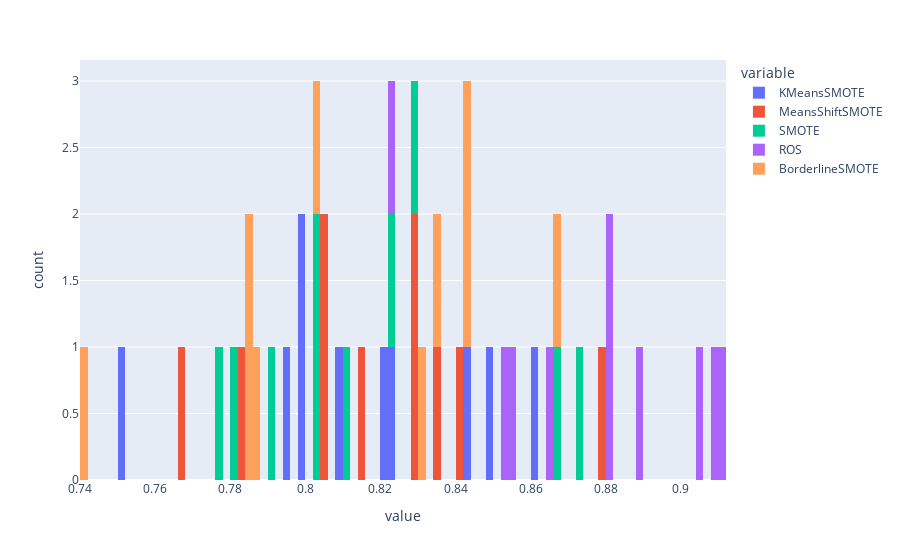
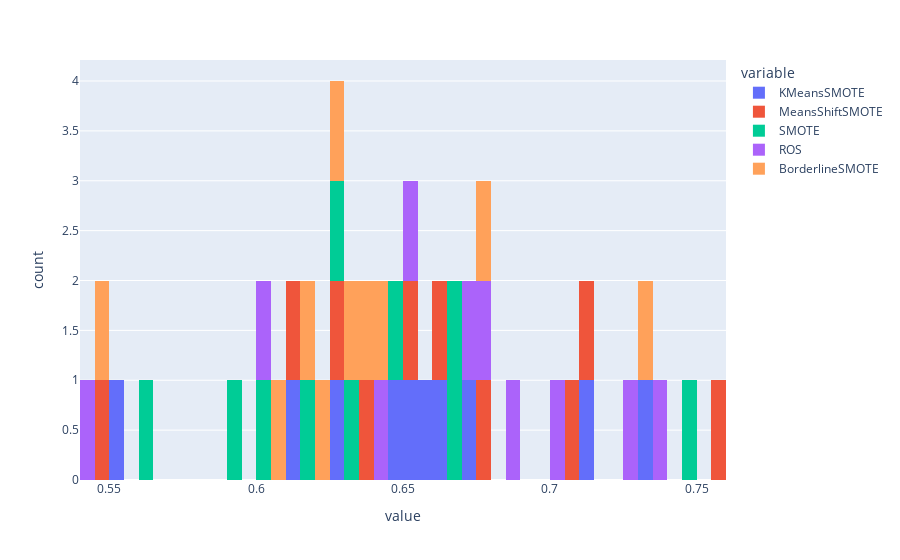
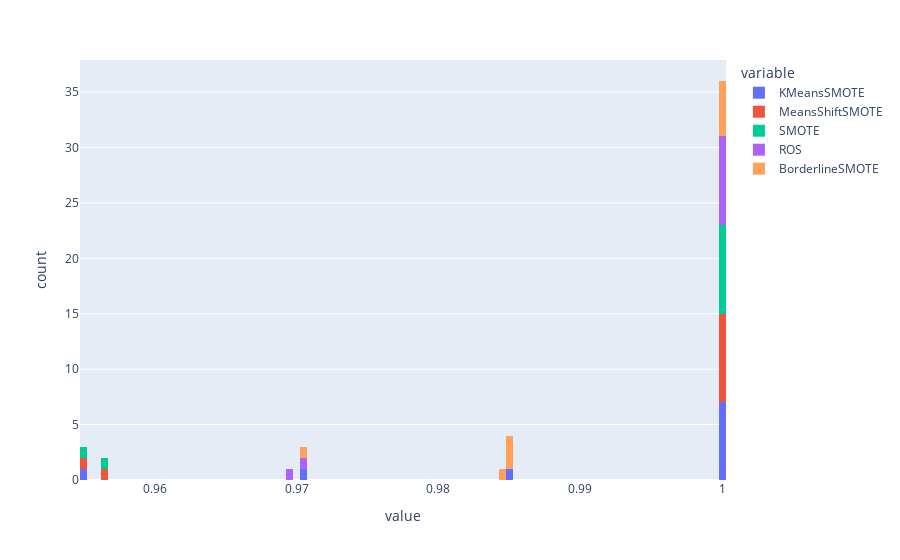
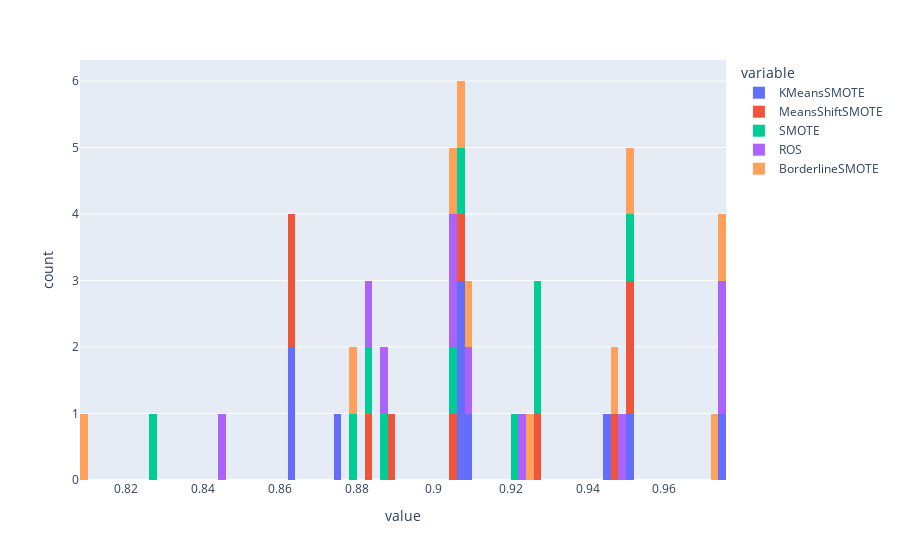

The notebook cell saved with these charts, in order:
### Markdown cell above
##### Przegląd rozkładów metryk w KAŻDYM DATASECIE metricsForEval = 'precission_scores'

### Code cell
import pandas as pd
import plotly.express as px

metricsForEval = 'precission_scores'

viewDF = pd.DataFrame()
for dataset in results:
    for method in results[dataset]:
        viewDF[method] = results[dataset][method][metricsForEval]
        for metryka in results[dataset][method]:
            print('-----dataset: {}-----'.format(dataset))
            print('-----oversampling_memthod: {}-----'.format(method))
            print('-----metryka: {}-----\n'.format(metryka))
            print(results[dataset][method][metryka])
    fig = px.histogram(viewDF, nbins=100)
    fig.show()

### Figure 1 — Plotly figure (JSON) as saved in the notebook; plotly's stock layout.template omitted (floating-point values rounded to 4 significant figures)
{"data": [{"alignmentgroup": "True", "bingroup": "x", "hovertemplate": "variable=KMeansSMOTE<br>value=%{x}<br>count=%{y}<extra></extra>", "legendgroup": "KMeansSMOTE", "marker": {"color": "#636efa", "pattern": {"shape": ""}}, "name": "KMeansSMOTE", "nbinsx": 100, "offsetgroup": "KMeansSMOTE", "orientation": "v", "showlegend": true, "type": "histogram", "x": [0.8095, 0.7984, 0.7984, 0.8226, 0.8203, 0.8607, 0.848, 0.7518, 0.8435, 0.7955], "xaxis": "x", "yaxis": "y"}, {"alignmentgroup": "True", "bingroup": "x", "hovertemplate": "variable=MeansShiftSMOTE<br>value=%{x}<br>count=%{y}<extra></extra>", "legendgroup": "MeansShiftSMOTE", "marker": {"color": "#EF553B", "pattern": {"shape": ""}}, "name": "MeansShiftSMOTE", "nbinsx": 100, "offsetgroup": "MeansShiftSMOTE", "orientation": "v", "showlegend": true, "type": "histogram", "x": [0.8047, 0.8049, 0.8151, 0.8293, 0.8346, 0.8793, 0.8413, 0.7669, 0.8291, 0.7836], "xaxis": "x", "yaxis": "y"}, {"alignmentgroup": "True", "bingroup": "x", "hovertemplate": "variable=SMOTE<br>value=%{x}<br>count=%{y}<extra></extra>", "legendgroup": "SMOTE", "marker": {"color": "#00cc96", "pattern": {"shape": ""}}, "name": "SMOTE", "nbinsx": 100, "offsetgroup": "SMOTE", "orientation": "v", "showlegend": true, "type": "histogram", "x": [0.8031, 0.8033, 0.7903, 0.811, 0.8231, 0.8667, 0.8295, 0.7803, 0.8739, 0.7778], "xaxis": "x", "yaxis": "y"}, {"alignmentgroup": "True", "bingroup": "x", "hovertemplate": "variable=ROS<br>value=%{x}<br>count=%{y}<extra></extra>", "legendgroup": "ROS", "marker": {"color": "#ab63fa", "pattern": {"shape": ""}}, "name": "ROS", "nbinsx": 100, "offsetgroup": "ROS", "orientation": "v", "showlegend": true, "type": "histogram", "x": [0.822, 0.8649, 0.8807, 0.9083, 0.8803, 0.9107, 0.8889, 0.8534, 0.9048, 0.8559], "xaxis": "x", "yaxis": "y"}, {"alignmentgroup": "True", "bingroup": "x", "hovertemplate": "variable=BorderlineSMOTE<br>value=%{x}<br>count=%{y}<extra></extra>", "legendgroup": "BorderlineSMOTE", "marker": {"color": "#FFA15A", "pattern": {"shape": ""}}, "name": "BorderlineSMOTE", "nbinsx": 100, "offsetgroup": "BorderlineSMOTE", "orientation": "v", "showlegend": true, "type": "histogram", "x": [0.7879, 0.8033, 0.7857, 0.843, 0.8346, 0.8667, 0.8308, 0.741, 0.8435, 0.7846], "xaxis": "x", "yaxis": "y"}], "layout": {"barmode": "relative", "legend": {"title": {"text": "variable"}, "tracegroupgap": 0}, "margin": {"t": 60}, "xaxis": {"anchor": "y", "domain": [0, 1], "title": {"text": "value"}}, "yaxis": {"anchor": "x", "domain": [0, 1], "title": {"text": "count"}}}}

### Figure 2 — Plotly figure (JSON) as saved in the notebook; plotly's stock layout.template omitted (floating-point values rounded to 4 significant figures)
{"data": [{"alignmentgroup": "True", "bingroup": "x", "hovertemplate": "variable=KMeansSMOTE<br>value=%{x}<br>count=%{y}<extra></extra>", "legendgroup": "KMeansSMOTE", "marker": {"color": "#636efa", "pattern": {"shape": ""}}, "name": "KMeansSMOTE", "nbinsx": 100, "offsetgroup": "KMeansSMOTE", "orientation": "v", "showlegend": true, "type": "histogram", "x": [0.6545, 0.6604, 0.6567, 0.6119, 0.6727, 0.6471, 0.5538, 0.625, 0.7143, 0.7347], "xaxis": "x", "yaxis": "y"}, {"alignmentgroup": "True", "bingroup": "x", "hovertemplate": "variable=MeansShiftSMOTE<br>value=%{x}<br>count=%{y}<extra></extra>", "legendgroup": "MeansShiftSMOTE", "marker": {"color": "#EF553B", "pattern": {"shape": ""}}, "name": "MeansShiftSMOTE", "nbinsx": 100, "offsetgroup": "MeansShiftSMOTE", "orientation": "v", "showlegend": true, "type": "histogram", "x": [0.6545, 0.7059, 0.678, 0.6119, 0.7115, 0.625, 0.5469, 0.6379, 0.6607, 0.7556], "xaxis": "x", "yaxis": "y"}, {"alignmentgroup": "True", "bingroup": "x", "hovertemplate": "variable=SMOTE<br>value=%{x}<br>count=%{y}<extra></extra>", "legendgroup": "SMOTE", "marker": {"color": "#00cc96", "pattern": {"shape": ""}}, "name": "SMOTE", "nbinsx": 100, "offsetgroup": "SMOTE", "orientation": "v", "showlegend": true, "type": "histogram", "x": [0.6667, 0.625, 0.6462, 0.5938, 0.6346, 0.6176, 0.5614, 0.6034, 0.6667, 0.7451], "xaxis": "x", "yaxis": "y"}, {"alignmentgroup": "True", "bingroup": "x", "hovertemplate": "variable=ROS<br>value=%{x}<br>count=%{y}<extra></extra>", "legendgroup": "ROS", "marker": {"color": "#ab63fa", "pattern": {"shape": ""}}, "name": "ROS", "nbinsx": 100, "offsetgroup": "ROS", "orientation": "v", "showlegend": true, "type": "histogram", "x": [0.6538, 0.6875, 0.6724, 0.6032, 0.7292, 0.6441, 0.5439, 0.6792, 0.7021, 0.7391], "xaxis": "x", "yaxis": "y"}, {"alignmentgroup": "True", "bingroup": "x", "hovertemplate": "variable=BorderlineSMOTE<br>value=%{x}<br>count=%{y}<extra></extra>", "legendgroup": "BorderlineSMOTE", "marker": {"color": "#FFA15A", "pattern": {"shape": ""}}, "name": "BorderlineSMOTE", "nbinsx": 100, "offsetgroup": "BorderlineSMOTE", "orientation": "v", "showlegend": true, "type": "histogram", "x": [0.6429, 0.6207, 0.6164, 0.6061, 0.6296, 0.6308, 0.5484, 0.6379, 0.6786, 0.7308], "xaxis": "x", "yaxis": "y"}], "layout": {"barmode": "relative", "legend": {"title": {"text": "variable"}, "tracegroupgap": 0}, "margin": {"t": 60}, "xaxis": {"anchor": "y", "domain": [0, 1], "title": {"text": "value"}}, "yaxis": {"anchor": "x", "domain": [0, 1], "title": {"text": "count"}}}}

### Figure 3 — Plotly figure (JSON) as saved in the notebook; plotly's stock layout.template omitted (floating-point values rounded to 4 significant figures)
{"data": [{"alignmentgroup": "True", "bingroup": "x", "hovertemplate": "variable=KMeansSMOTE<br>value=%{x}<br>count=%{y}<extra></extra>", "legendgroup": "KMeansSMOTE", "marker": {"color": "#636efa", "pattern": {"shape": ""}}, "name": "KMeansSMOTE", "nbinsx": 100, "offsetgroup": "KMeansSMOTE", "orientation": "v", "showlegend": true, "type": "histogram", "x": [1, 1, 0.9706, 1, 0.9848, 1, 1, 1, 1, 0.9552], "xaxis": "x", "yaxis": "y"}, {"alignmentgroup": "True", "bingroup": "x", "hovertemplate": "variable=MeansShiftSMOTE<br>value=%{x}<br>count=%{y}<extra></extra>", "legendgroup": "MeansShiftSMOTE", "marker": {"color": "#EF553B", "pattern": {"shape": ""}}, "name": "MeansShiftSMOTE", "nbinsx": 100, "offsetgroup": "MeansShiftSMOTE", "orientation": "v", "showlegend": true, "type": "histogram", "x": [1, 1, 0.9565, 1, 1, 1, 1, 1, 1, 0.9552], "xaxis": "x", "yaxis": "y"}, {"alignmentgroup": "True", "bingroup": "x", "hovertemplate": "variable=SMOTE<br>value=%{x}<br>count=%{y}<extra></extra>", "legendgroup": "SMOTE", "marker": {"color": "#00cc96", "pattern": {"shape": ""}}, "name": "SMOTE", "nbinsx": 100, "offsetgroup": "SMOTE", "orientation": "v", "showlegend": true, "type": "histogram", "x": [1, 1, 0.9565, 1, 1, 1, 1, 1, 1, 0.9552], "xaxis": "x", "yaxis": "y"}, {"alignmentgroup": "True", "bingroup": "x", "hovertemplate": "variable=ROS<br>value=%{x}<br>count=%{y}<extra></extra>", "legendgroup": "ROS", "marker": {"color": "#ab63fa", "pattern": {"shape": ""}}, "name": "ROS", "nbinsx": 100, "offsetgroup": "ROS", "orientation": "v", "showlegend": true, "type": "histogram", "x": [1, 1, 0.9706, 1, 1, 1, 1, 1, 1, 0.9697], "xaxis": "x", "yaxis": "y"}, {"alignmentgroup": "True", "bingroup": "x", "hovertemplate": "variable=BorderlineSMOTE<br>value=%{x}<br>count=%{y}<extra></extra>", "legendgroup": "BorderlineSMOTE", "marker": {"color": "#FFA15A", "pattern": {"shape": ""}}, "name": "BorderlineSMOTE", "nbinsx": 100, "offsetgroup": "BorderlineSMOTE", "orientation": "v", "showlegend": true, "type": "histogram", "x": [1, 0.9848, 0.9706, 1, 0.9848, 1, 1, 0.9851, 1, 0.9846], "xaxis": "x", "yaxis": "y"}], "layout": {"barmode": "relative", "legend": {"title": {"text": "variable"}, "tracegroupgap": 0}, "margin": {"t": 60}, "xaxis": {"anchor": "y", "domain": [0, 1], "title": {"text": "value"}}, "yaxis": {"anchor": "x", "domain": [0, 1], "title": {"text": "count"}}}}

### Figure 4 — Plotly figure (JSON) as saved in the notebook; plotly's stock layout.template omitted (floating-point values rounded to 4 significant figures)
{"data": [{"alignmentgroup": "True", "bingroup": "x", "hovertemplate": "variable=KMeansSMOTE<br>value=%{x}<br>count=%{y}<extra></extra>", "legendgroup": "KMeansSMOTE", "marker": {"color": "#636efa", "pattern": {"shape": ""}}, "name": "KMeansSMOTE", "nbinsx": 100, "offsetgroup": "KMeansSMOTE", "orientation": "v", "showlegend": true, "type": "histogram", "x": [0.8636, 0.907, 0.8636, 0.9091, 0.9444, 0.9512, 0.907, 0.875, 0.907, 0.9744], "xaxis": "x", "yaxis": "y"}, {"alignmentgroup": "True", "bingroup": "x", "hovertemplate": "variable=MeansShiftSMOTE<br>value=%{x}<br>count=%{y}<extra></extra>", "legendgroup": "MeansShiftSMOTE", "marker": {"color": "#EF553B", "pattern": {"shape": ""}}, "name": "MeansShiftSMOTE", "nbinsx": 100, "offsetgroup": "MeansShiftSMOTE", "orientation": "v", "showlegend": true, "type": "histogram", "x": [0.8636, 0.9268, 0.8636, 0.8889, 0.9474, 0.9512, 0.907, 0.8837, 0.9048, 0.95], "xaxis": "x", "yaxis": "y"}, {"alignmentgroup": "True", "bingroup": "x", "hovertemplate": "variable=SMOTE<br>value=%{x}<br>count=%{y}<extra></extra>", "legendgroup": "SMOTE", "marker": {"color": "#00cc96", "pattern": {"shape": ""}}, "name": "SMOTE", "nbinsx": 100, "offsetgroup": "SMOTE", "orientation": "v", "showlegend": true, "type": "histogram", "x": [0.8261, 0.9268, 0.8837, 0.8864, 0.9211, 0.95, 0.9048, 0.878, 0.907, 0.9268], "xaxis": "x", "yaxis": "y"}, {"alignmentgroup": "True", "bingroup": "x", "hovertemplate": "variable=ROS<br>value=%{x}<br>count=%{y}<extra></extra>", "legendgroup": "ROS", "marker": {"color": "#ab63fa", "pattern": {"shape": ""}}, "name": "ROS", "nbinsx": 100, "offsetgroup": "ROS", "orientation": "v", "showlegend": true, "type": "histogram", "x": [0.8444, 0.9487, 0.9091, 0.8837, 0.9231, 0.9756, 0.8864, 0.9048, 0.9048, 0.9744], "xaxis": "x", "yaxis": "y"}, {"alignmentgroup": "True", "bingroup": "x", "hovertemplate": "variable=BorderlineSMOTE<br>value=%{x}<br>count=%{y}<extra></extra>", "legendgroup": "BorderlineSMOTE", "marker": {"color": "#FFA15A", "pattern": {"shape": ""}}, "name": "BorderlineSMOTE", "nbinsx": 100, "offsetgroup": "BorderlineSMOTE", "orientation": "v", "showlegend": true, "type": "histogram", "x": [0.8085, 0.9737, 0.9091, 0.925, 0.9474, 0.95, 0.907, 0.878, 0.9048, 0.9744], "xaxis": "x", "yaxis": "y"}], "layout": {"barmode": "relative", "legend": {"title": {"text": "variable"}, "tracegroupgap": 0}, "margin": {"t": 60}, "xaxis": {"anchor": "y", "domain": [0, 1], "title": {"text": "value"}}, "yaxis": {"anchor": "x", "domain": [0, 1], "title": {"text": "count"}}}}
